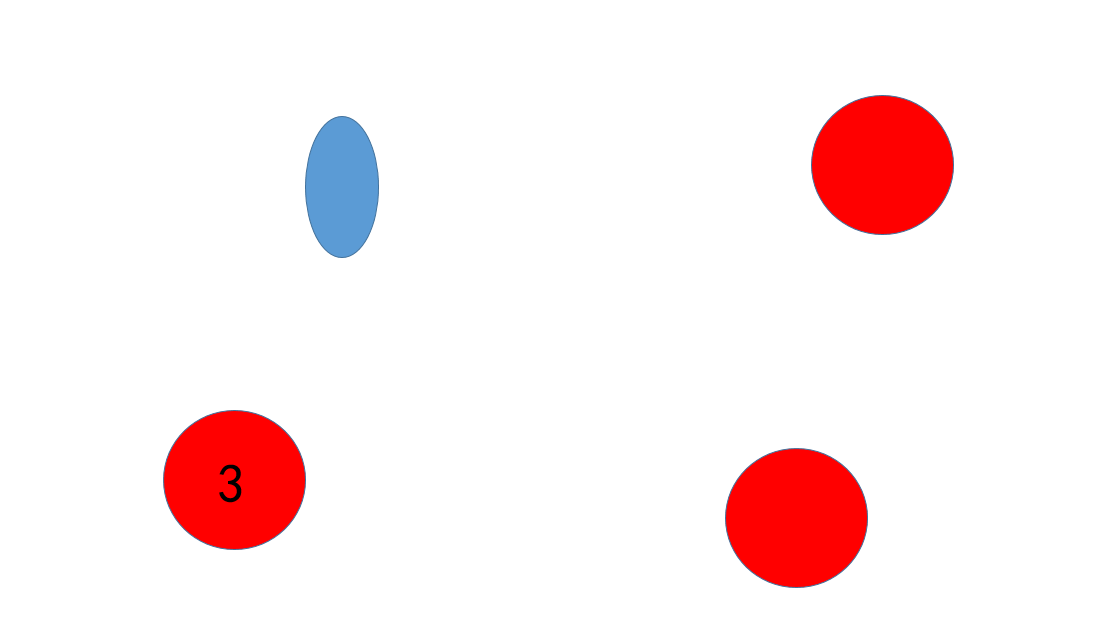
#> input picture opencvtrain/detection/circle2.png, 1094 x 639 px
$ jupyter execute circle_find.ipynb
#> lines starting #> are read from the running program, lines starting #| are printed output that depends on the picture; after the words box and inside, x2 and y2 are one past the last pixel; in counts of white or black regions, pixels touching at a corner belong together
[cell 1]
import cv2
import numpy as np

def get_minAreaRect(image):
    gray = cv2.cvtColor(image, cv2.COLOR_BGR2GRAY)
    gray = cv2.bitwise_not(gray)
    thresh = cv2.threshold(gray, 0, 255,
        cv2.THRESH_BINARY | cv2.THRESH_OTSU)[1]
    coords = np.column_stack(np.where(thresh > 0))
    return cv2.minAreaRect(coords)


def rotate_bound(image, angle):
    # 获取宽高
    (h, w) = image.shape[:2]
    (cX, cY) = (w // 2, h // 2)

    # 提取旋转矩阵 sin cos
    M = cv2.getRotationMatrix2D((cX, cY), -angle, 1.0)
    cos = np.abs(M[0, 0])
    sin = np.abs(M[0, 1])

    # 计算图像的新边界尺寸
    nW = int((h * sin) + (w * cos))
    #     nH = int((h * cos) + (w * sin))
    nH = h

    # 调整旋转矩阵
    M[0, 2] += (nW / 2) - cX
    M[1, 2] += (nH / 2) - cY

    return cv2.warpAffine(image, M, (nW, nH), flags=cv2.INTER_CUBIC, borderMode=cv2.BORDER_REPLICATE)

[cell 2]
img = cv2.imread('circle2.png')
#> img is the input picture: shape (639, 1094, 3); mean B, G, R 237.6, 236.8, 252.6
cv2.imshow('img', img)
cv2.waitKey()
cv2.destroyAllWindows()

[cell 3]
gray = cv2.cvtColor(img, cv2.COLOR_BGR2GRAY)
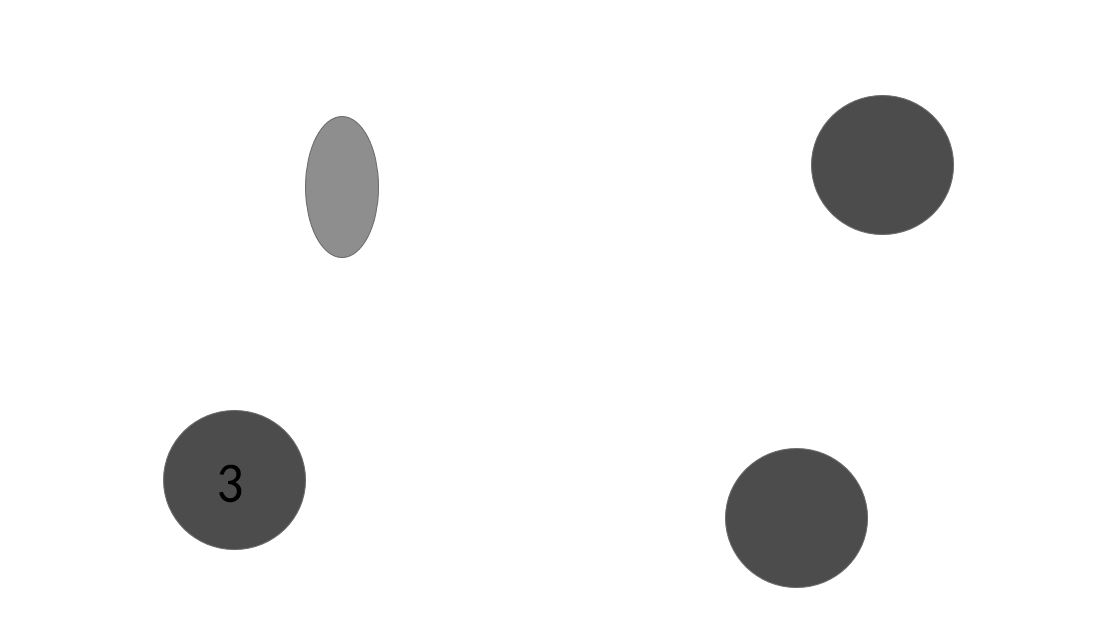
#> gray: shape (639, 1094); min 0, max 255, mean 241.6
cv2.imshow('gray', gray)
cv2.waitKey()
cv2.destroyAllWindows()
print(img.shape)
#| (639, 1094, 3)

[cell 4]
circles = cv2.HoughCircles(gray, cv2.HOUGH_GRADIENT, 1, 100, param1=100, param2=30, minRadius=5, maxRadius=300)
#> circles = [[794.5, 517.5, 69.5], [234.5, 478.5, 70.9], [882.5, 165.5, 70.8], [341.5, 139.5, 23.4]]
print(type(circles))
#| <class 'numpy.ndarray'>
print(len(circles[0]))
#| 4
print(circles[0][1][2])
#| 70.9
radius = []
for i in range(len(circles[0])):
    radius += [circles[0][i][2]]
    print(radius)
#> this loop made 4 passes
#> radius on passes 1 to 4: [69.5], [69.5, 70.9], [69.5, 70.9, 70.8], [69.5, 70.9, 70.8, 23.4]
#| [69.5]
#| [69.5, 70.9]
#| [69.5, 70.9, 70.8]
#| [69.5, 70.9, 70.8, 23.4]
if len(circles[0]) > 3:
    radius.remove(min(radius))
    radius.remove(max(radius))
    radius_mean = int(np.mean(radius))
#> radius_mean = 70
    print(radius_mean)
#| 70
    # 筛选后的圆
    circles = cv2.HoughCircles(gray, cv2.HOUGH_GRADIENT, 1, 100, param1=100, param2=30, minRadius=(radius_mean-10),
                               maxRadius=(radius_mean+10))
#> circles = [[232.5, 479.5, 69.5], [794.5, 517.5, 69.5], [882.5, 165.5, 70.8]]
    print(circles)
#| [[[232.5 479.5  69.5]
#|   [794.5 517.5  69.5]
#|   [882.5 165.5  70.8]]]
    print(len(circles[0]))
#| 3

[cell 5]
# 根据检测到圆的信息，画出每一个圆
for circle in circles[0]:
    # 圆的基本信息
    print("radius:", circle[2])
    # 坐标行列
    x = int(circle[0])
    y = int(circle[1])
    # 半径
    r = int(circle[2])
    circle_img = img[int(y-r/2):int(y+r/2), int(x-r/2):int(x+r/2)]
    cv2.imshow("corp", circle_img)
    cv2.waitKey(0)
    cv2.destroyAllWindows()
    angle = get_minAreaRect(circle_img)[-1]
    rotated = rotate_bound(circle_img, angle)
    cv2.imshow("rotate", rotated)
    cv2.waitKey(0)
    cv2.destroyAllWindows()
    rotated_gray = cv2.cvtColor(rotated, cv2.COLOR_BGR2GRAY)
    ret, binary = cv2.threshold(rotated_gray, 50, 255, cv2.THRESH_BINARY_INV)
    cv2.imshow("binary", binary)
    cv2.waitKey(0)
    cv2.destroyAllWindows()
    contours, hierarchy = cv2.findContours(binary, cv2.RETR_TREE, cv2.CHAIN_APPROX_SIMPLE)
    print(len(contours))
    cv2.drawContours(rotated, contours, -1, (0, 255, 0), 1)
    cv2.imshow("rotate", rotated)
    cv2.waitKey(0)
    cv2.destroyAllWindows()
    text = "x:" + str(x) + " y: " + str(y) + " R:" + str(r)
    # 在原图用指定颜色标记出圆的位置
    img = cv2.circle(img, (x, y), r, (0, 255, 0), -1)
    cv2.putText(img, text, (x, y), cv2.FONT_HERSHEY_PLAIN, 2.0, (0, 0, 255), 2)
#> this loop made 3 passes
#> (circle, x, y, r, h in rotate_bound, w in rotate_bound, cX in rotate_bound, cY in rotate_bound) on passes 1 to 3: ([232.5, 479.5, 69.5], 232, 479, 69, 69, 69, 34, 34), ([794.5, 517.5, 69.5], 794, 517, 69, 69, 69, 34, 34), ([882.5, 165.5, 70.8], 882, 165, 70, 70, 70, 35, 35)
#| radius: 69.5
#| 1
#| radius: 69.5
#| 0
#| radius: 70.8
#| 0
#> pass 1, `circle_img = img[int(y-r/2):int(y+r/2), int(x-r/2):int(x+r/2)]`:
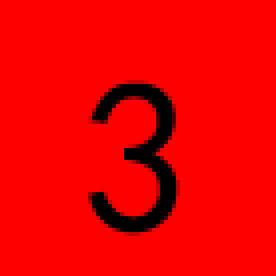
#> circle_img: shape (69, 69, 3) (shown 4 times larger); mean B, G, R 0, 0, 238.1
#> pass 1, in get_minAreaRect, `gray = cv2.cvtColor(image, cv2.COLOR_BGR2GRAY)`:
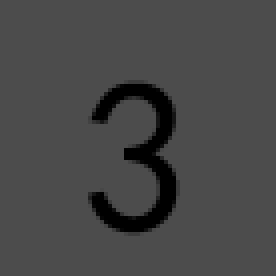
#> gray: shape (69, 69) (shown 4 times larger); min 0, max 76, mean 71
#> pass 1, in get_minAreaRect, `gray = cv2.bitwise_not(gray)`:
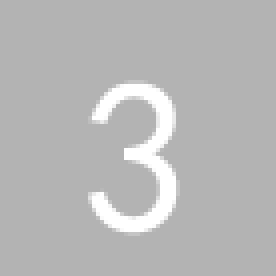
#> gray: shape (69, 69) (shown 4 times larger); min 179, max 255, mean 184
#> pass 1, in get_minAreaRect, `thresh = cv2.threshold(gray, 0, 255, cv2.THRESH_BINARY | cv2.THRESH_OT..`:
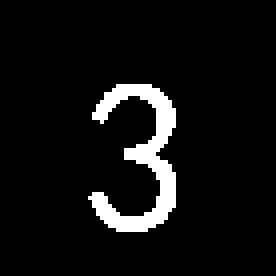
#> thresh: shape (69, 69) (shown 4 times larger); 6.5% white; 1 white region, box (x1, y1, x2, y2) and area: (22, 21, 44, 58) 309
#> after the loop: binary: shape (70, 70); every value is 0
#> after the loop:
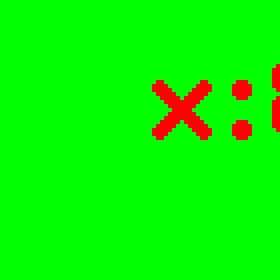
#> circle_img: shape (70, 70, 3) (shown 4 times larger); mean B, G, R 0, 245.1, 9.9
#> after the loop:
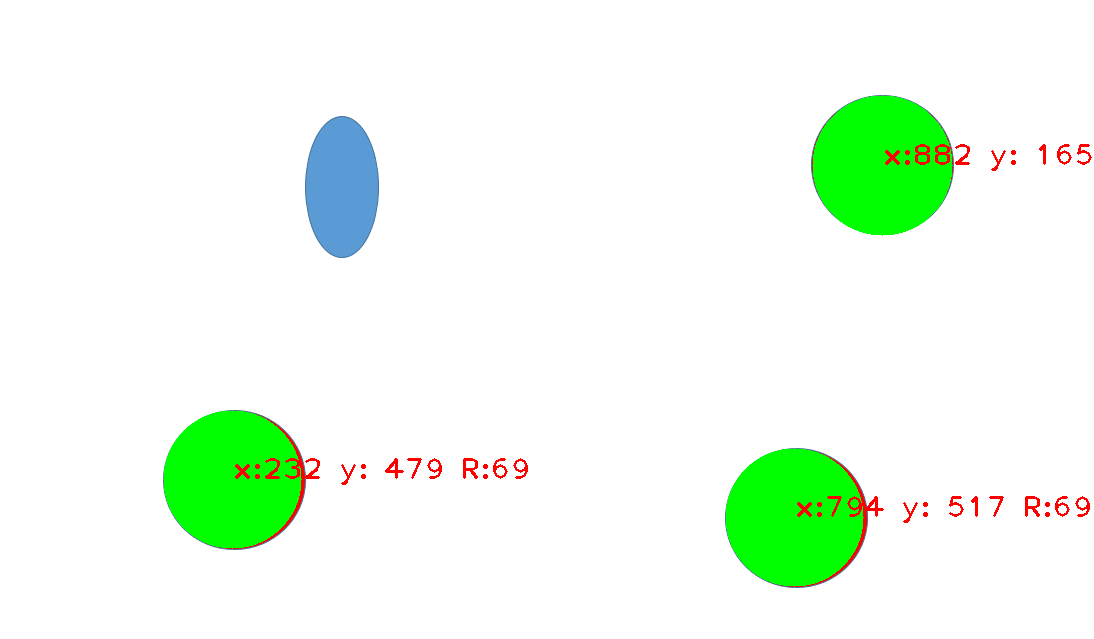
#> img: shape (639, 1094, 3); 6.68% of pixels changed, all inside (x1, y1, x2, y2) = (163, 95, 1092, 587)
#> after the loop:
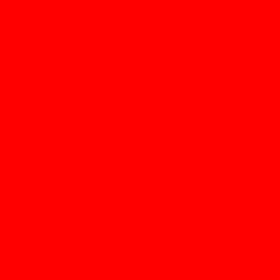
#> rotated: shape (70, 70, 3) (shown 4 times larger); mean B, G, R 0, 0, 255
#> after the loop: rotated_gray: shape (70, 70); every value is 76

# 显示新图像
cv2.imshow('res', img)

# 按任意键退出
cv2.waitKey(0)
cv2.destroyAllWindows()
